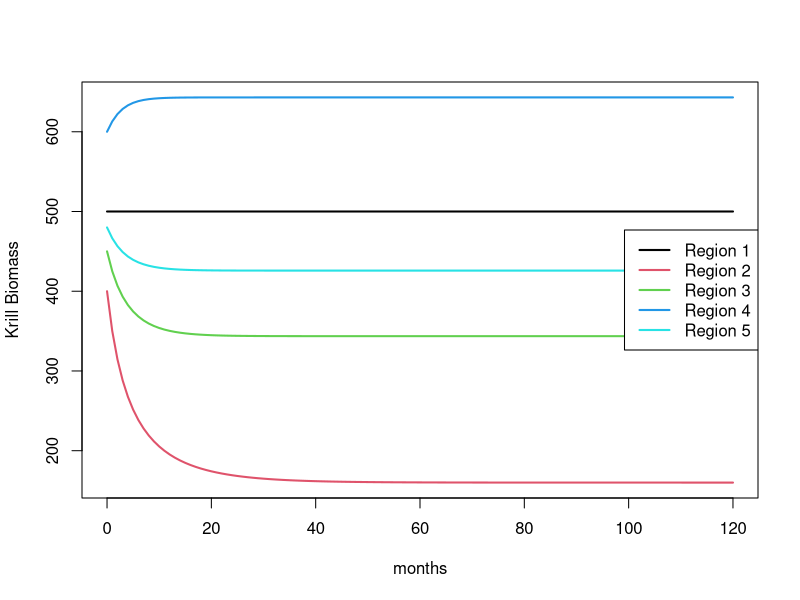

The R script that drew this image:
library(deSolve)

# ----- Parameters -----

params <- c(
  r1 = 0.6, r2 = 0.5, r3 = 0.55, r4 = 0.65, r5 = 0.58, # Reproduction rate
  Kmax1 = 1000, Kmax2 = 800, Kmax3 = 900, Kmax4 = 1100, Kmax5 = 950, # Carrying capacity
  m1 = 0.2, m2 = 0.25, m3 = 0.22, m4 = 0.18, m5 = 0.21, # Natural mortality
  p1 = 0.1, p2 = 0.15, p3 = 0.12, p4 = 0.09, p5 = 0.11 # Predation mortality
)

# ----- Initial biomass -----
state <- c(
  K1 = 500,
  K2 = 400,
  K3 = 450,
  K4 = 600,
  K5 = 480
)

# ----- Time -----
times <- seq(0, 120, by = 1) # Simulate for 120 months time units with a step of 1 month

# ----- Model -----
krill_model <- function(t, state, params) {
  
  with(as.list(c(state, params)), {
    
    dK1 <- r1*K1*(1 - K1/Kmax1) - m1*K1 - p1*K1
    dK2 <- r2*K2*(1 - K2/Kmax2) - m2*K2 - p2*K2
    dK3 <- r3*K3*(1 - K3/Kmax3) - m3*K3 - p3*K3
    dK4 <- r4*K4*(1 - K4/Kmax4) - m4*K4 - p4*K4
    dK5 <- r5*K5*(1 - K5/Kmax5) - m5*K5 - p5*K5
    
    list(c(dK1, dK2, dK3, dK4, dK5))
  })
}

# ----- Run model -----
out <- ode(y = state,
           times = times,
           func = krill_model,
           parms = params)

out <- as.data.frame(out)

# ----- Plot -----
matplot(out$time,
        out[,2:6],
        type = "l",
        lwd = 2,
        lty = 1,
        xlab = "months",
        ylab = "Krill Biomass")

legend("right",
       legend = c("Region 1","Region 2","Region 3","Region 4","Region 5"),
       col = 1:5,
       lty = 1,
       lwd = 2)
